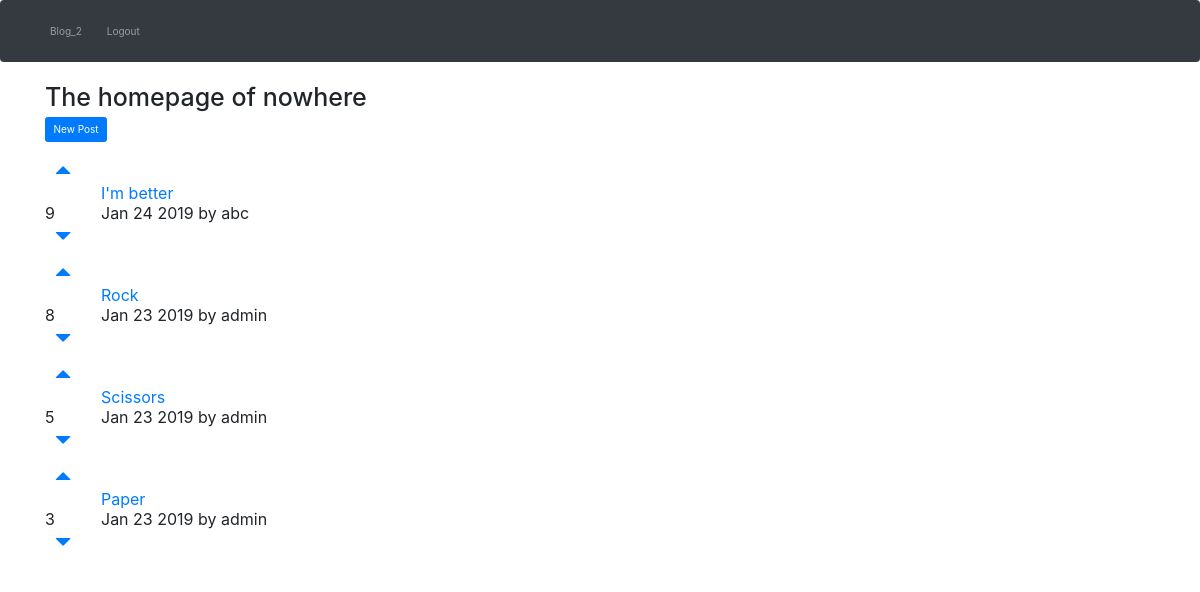
The app's page / (signed in) with its own data.
### posts/models.py (models this page shows)
class Post(models.Model):
    title = models.CharField(max_length=200)
    url = models.CharField(max_length=2000)
    pub_date = models.DateTimeField()
    author = models.ForeignKey(User, on_delete=models.DO_NOTHING,)
    votes_total = models.IntegerField(default=1)
    def pub_date_pretty(self):
        return self.pub_date.strftime('%b %e %Y')

### posts/views.py (the view)
# urls.py: 2. Add a URL to urlpatterns:  path('', views.home, name='home')
def home(request):
    posts = Post.objects.order_by('-votes_total')
    return render(request, 'posts/home.html', {'posts':posts})

### posts/templates/posts/home.html (shortened to what this page needs)
<link rel="stylesheet" href="https://maxcdn.bootstrapcdn.com/bootstrap/3.3.7/css/bootstrap.min.css">
{% extends 'base.html' %}
{% block content %}
<h1>The homepage of nowhere</h1>
<a class="btn btn-primary" href="{% url 'posts:create' %}">New Post</a>
<br/>
<br/>
{% for post in posts.all %}
<table>
<tr>
    <td style="padding-right: 20px;"><a class="nav-link" href="#" onclick="document.getElementById('upvote{{ post.id }}').submit()"><span class="glyphicon glyphicon-triangle-top" aria-hidden="true"></span></a><br/>{{ post.votes_total }}<br/><a class="nav-link" href="#" onclick="document.getElementById('downvote{{ post.id }}').submit()"><span class="glyphicon glyphicon-triangle-bottom" aria-hidden="true"></span></a></td>
    <td><a href="{{ post.url }}">{{ post.title }}</a><br/>{{ post.pub_date_pretty }} by {{ post.author.username }}</td>
</tr>
</table>
{% endfor %}
{% endblock %}

### records on screen
Post: votes_total "9", title "I'm better", pub_date_pretty "Jan 24 2019", author.username "abc"
Post: votes_total "8", title "Rock", pub_date_pretty "Jan 23 2019", author.username "admin"
Post: votes_total "5", title "Scissors", pub_date_pretty "Jan 23 2019", author.username "admin"
Post: votes_total "3", title "Paper", pub_date_pretty "Jan 23 2019", author.username "admin"
